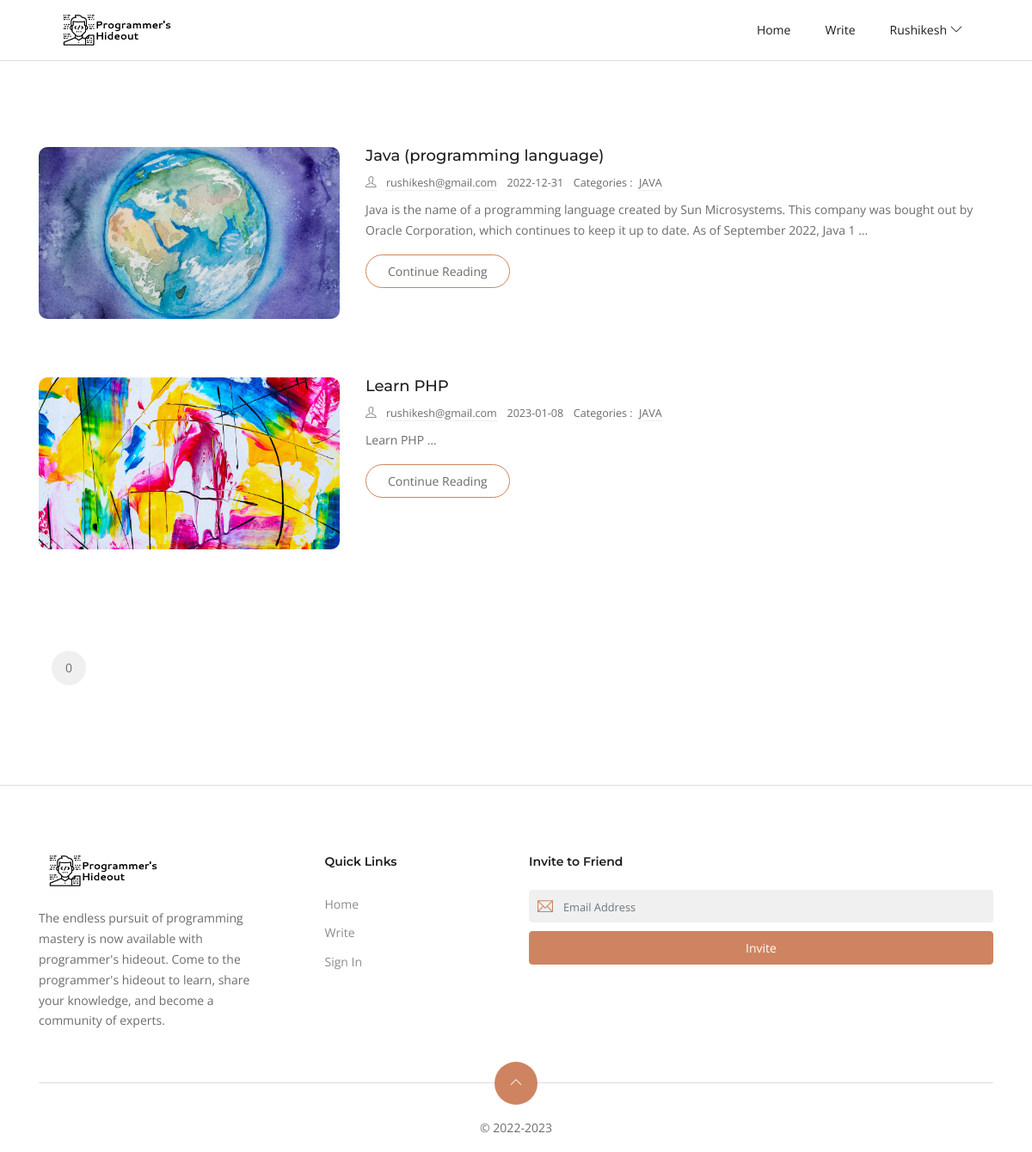
Page /categorieslist.php?categories=JAVA (signed in) on the committed database.
### tables this page shows
CREATE TABLE `blog_post` (
  `id` int(11) NOT NULL,
  `title` varchar(225) NOT NULL,
  `author` varchar(225) NOT NULL,
  `date` date NOT NULL,
  `categories` varchar(225) NOT NULL,
  `post_content` longtext NOT NULL,
  `post_content_card` varchar(225) NOT NULL,
  `postuid` varchar(225) NOT NULL
);

### php/categories.php (called while the page is built, shortened)
<?php
    $pdo = require 'connection/connect.php';
    $start = 0;
    $per_page = 4;
    $page_counter = 0;
    $q = "SELECT * FROM `blog_post` where categories ='".$_GET['categories']."' LIMIT $start, $per_page";
    $query = $pdo->prepare($q);
    $query->execute();
    if($query->rowCount() > 0){
        $postcontent = $query->fetchAll(PDO::FETCH_ASSOC);
    }
?>

### categorieslist.php (the view, shortened to what this page needs)
<!DOCTYPE html>
<html lang="en-us">
<head>
   <link rel="stylesheet" href="plugins/bootstrap/bootstrap.min.css">
   <link rel="stylesheet" href="plugins/themify-icons/themify-icons.css">
   <link rel="stylesheet" href="plugins/slick/slick.css">
   <link rel="stylesheet" href="css/style.css">
</head>
<body>
   <header class="sticky-top bg-white border-bottom border-default">
      <div class="container">
         <nav class="navbar navbar-expand-lg navbar-white">
            <a class="navbar-brand" href="index.html">
               <img class="img-fluid" width="150px" src="images/logo1.png" alt="LogBook">
            </a>
            <div class="collapse navbar-collapse text-center" id="navigation">
               <ul class="navbar-nav ml-auto">
               <li class="nav-item">
                            <a class="nav-link" href="postlist.php">Home</a>
                        </li>
                        <li class="nav-item">
                            <a class="nav-link" href="Write_A_Post.php">Write</a>
                        </li>
                  <li class="nav-item dropdown">
                     <a class="nav-link" href="#" role="button" data-toggle="dropdown" aria-haspopup="true" aria-expanded="false">
                        <?php if (!$_SESSION['id']) {
                           echo 'Guest';
                           echo '<i class="ti-angle-down ml-1"></i>
									</a>
									<div class="dropdown-menu">
										<a class="dropdown-item" href="logout.php">Sign In</a>
									</div>';
                        } else {
                           echo ucfirst($_SESSION['name']);
                           echo '<i class="ti-angle-down ml-1"></i>
									</a>
									<div class="dropdown-menu">
										<a class="dropdown-item" href="index-full.html">Profile</a>
										<a class="dropdown-item" href="logout.php">Logout</a>
									</div>';
                        } ?>
               </ul>
            </div>
         </nav>
      </div>
   </header>
   <section class="section">
      <?php include_once 'php/categories.php'; ?>
      <div class="container">
         <?php
         foreach ($postcontent as $post) {
            echo '
		<div class="row">
			<div class="col-12  mb-5 mb-lg-0">
				<article class="row mb-5">
					<div class="col-md-4 mb-4 mb-md-0">
						<div class="post-slider slider-sm">';
            $pic = array('1.jpg', '2.jpg', '3.jpg', '4.jpg', '5.jpg');
            shuffle($pic);
            for ($i = 0; $i < 3; $i++) {
               echo '<img loading="lazy" src="images/post/post-' . $pic[$i] . '" class="img-fluid" alt="post-thumb"
      style="height:200px; object-fit: cover;">';
            }
            echo '</div>
					</div>
					<div class="col-md-8">
						<h3 class="h5"><a class="post-title" href="profile.php?profile='.$post['author'].'">' . $post['title'] . '</a></h3>
                  <ul class="list-inline post-meta mb-2">
	<li class="list-inline-item">
   <i class="ti-user mr-2"></i>
   <a href="author.html">' . $post['author'] . '</a>
	</li>
   <li class="list-inline-item">' . $post['date'] . '</li>
   <li class="list-inline-item">Categories : <a ';
            $hrefcat = $post['categories'];
            echo "href='categorieslist.php?categories=" . $hrefcat . "'";
            echo 'class="ml-1">' . $post['categories'] . ' </a>
	</li>
   </ul>
   <p><!--Heading example Here is example of hedings. You can use this heading by following
								markdownify rules. For example: use # for heading 1 and use ###### for heading 6.
								Heading 1 Heading 2 Heading 3-->' . strip_tags($post['post_content_card']) . ' …</p>';
            $href = $post['postuid'];
            echo '<a ';
            echo "href='post.php?blog=" . $href . "'";
            echo 'class="btn btn-outline-primary">
            Continue Reading</a></div>
	</article>';
         }
         ?>
      </div>
      </div>
      <div class="container">
         <ul class="pagination">
            <?php
            if ($page_counter == 0) {
               echo "<li class='page-item'><a class='page-link disabled' href='#'>0</a></li>";
            }
            ?>
         </ul>
      </div>
   </section>
   <footer class="section-sm pb-0 border-top border-default">
      <div class="container">
         <div class="row justify-content-between">
            <div class="col-md-3 mb-4">
               <a class="mb-4 d-block" href="index.html">
                  <img class="img-fluid" width="150px" src="images/logo1.png" alt="LogBook">
               </a>
               <p>The endless pursuit of programming mastery is now available with programmer's hideout. Come to the programmer's hideout to learn, share your knowledge, and become a community of experts.</p>
            </div>
            <div class="col-lg-2 col-md-3 col-6 mb-4">
               <h6 class="mb-4">Quick Links</h6>
               <ul class="list-unstyled footer-list">
               <li><a href="postlist.php">Home</a></li>
                  <li><a href="Write_A_Post.php">Write</a></li>
                  <li><a href="signin.php">Sign In</a></li>
               </ul>
            </div>
            <div class="col-md-6 mb-4">
               <h6 class="mb-4">Invite to Friend</h6>
               <form class="subscription" action="php/invite.php" method="post">
                  <div class="position-relative">
                     <i class="ti-email email-icon"></i>
                     <input type="email" class="form-control" placeholder="Email Address" name="frndemail">
                  </div>
                  <button class="btn btn-primary btn-block rounded" type="submit" name="submit">Invite</button>
               </form>
            </div>
         </div>
         <div class="scroll-top">
            <a href="javascript:void(0);" id="scrollTop"><i class="ti-angle-up"></i></a>
         </div>
         <div class="text-center">
            <p class="content">&copy; 2022-<?php echo date("Y"); ?></p>
         </div>
      </div>
   </footer>
</body>
</html>

### css/style.css (style rules this page uses)
body { line-height: 1.7; font-family: "Open Sans", sans-serif; -webkit-font-smoothing: antialiased; color: #696c6d; font-size: 14px; }
p, .paragraph { font-weight: 400; color: #696c6d; font-size: 14px; line-height: 1.7; font-family: "Open Sans", sans-serif; }
h1, h2, h3, h4, h5, h6 { color: #1c1d1f; font-family: "Montserrat", sans-serif; font-weight: 600; line-height: 1.2; }
h3, .h3 { font-size: 28px; }
h5, .h5 { font-size: 18px; }
h6, .h6 { font-size: 14px; }
.btn { font-size: 14px; font-family: "Open Sans", sans-serif; text-transform: capitalize; padding: 8px 25px; border-radius: 50px; border: 1px solid; position: relative; z-index: 1; transition: 0.2s ease; }
.btn-primary { background: #ce8460; color: #fff; border-color: #ce8460; }
.btn-outline-primary { background: transparent; color: #696c6d; border-color: #ce8460; }
body { background-color: #fff; overflow-x: hidden; }
img { vertical-align: middle; border: 0; }
a, a:hover, a:focus { text-decoration: none; }
a, button, select { cursor: pointer; transition: 0.2s ease; }
.slick-slide { outline: 0; }
.section { padding-top: 100px; padding-bottom: 100px; }
.section-sm { padding-top: 80px; padding-bottom: 80px; }
.rounded-lg, .post-slider { border-radius: 10px !important; }
.border-default { border-color: #ddd !important; }
.form-control::placeholder { font-size: 80%; }
.nav-item { margin: 0; }
.nav-item .nav-link { text-transform: capitalize; }
.navbar-white .navbar-nav .nav-link { color: #1c1d1f; }
.navbar-expand-lg .navbar-nav .nav-link { padding: 15px 20px; }
.post-title { color: #1c1d1f; }
.post-meta li { margin-right: 10px; font-size: 90%; }
.post-meta a { color: #696c6d; border-bottom: 1px dotted #ddd; }
.post-slider { overflow: hidden; margin-bottom: 20px; }
.post-slider img { border-radius: inherit; }
.pagination { margin-top: 50px; }
.pagination .page-item .page-link { display: inline-block; width: 40px; height: 40px; line-height: 40px; border-radius: 50%; background: #f0f0f0; text-align: center; padding: 0; margin-right: 10px; border: 0; color: #696c6d; }
.pagination .page-item:first-child .page-link, .pagination .page-item:last-child .page-link { border-radius: 50%; }
.footer-list a { display: block; color: #888c8e; padding: 5px 0; }
.subscription .form-control { background-color: #f0f0f0; border: 0; margin-bottom: 10px; padding-left: 40px; }
.subscription .email-icon { position: absolute; left: 10px; top: 10px; font-size: 18px; color: #ce8460; }
.scroll-top { border-top: 1px solid #ddd; position: relative; margin: 20px 0 40px; }
.scroll-top a { position: absolute; top: 50%; left: 50%; transform: translate(-50%, -50%); height: 50px; width: 50px; border-radius: 50%; background-color: #ce8460; color: #fff; text-align: center; line-height: 50px; display: block; }

### rows in the picture
blog_post: title "Java (programming language)", author "rushikesh@gmail.com", date "2022-12-31", categories "JAVA", post_content_card "Java is the name of a programming language created by Sun Microsystems. This company was bought out by Oracle Corporation, which continues to keep it up to date. As of September 2022, Java 1"
blog_post: title "Learn PHP", author "rushikesh@gmail.com", date "2023-01-08", categories "JAVA", post_content_card "Learn PHP"

### other values in the picture
$_SESSION['name'] "Rushikesh"
